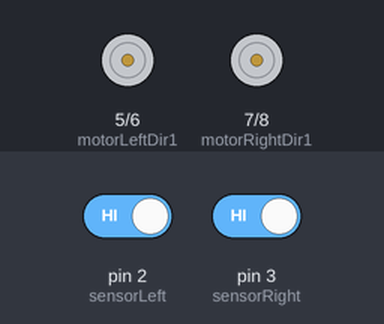
The sketch below on a simulated Arduino Uno, built with avr-gcc and run on an emulated ATmega328P. Shown: motor-driver pin pairs drawn as motors (green arrow = first pin HIGH = forward, orange = second pin HIGH = backward, longer = more drive, scaled by the enable pin). The inputs (shaded band) are chosen by the test bench; at power-on: pin 2 (sensorLeft) HIGH, pin 3 (sensorRight) HIGH. What the sketch prints to the serial monitor is not drawn.

Above: at 1.2 s.
1.3 s: pin 2 (sensorLeft) driven LOW
At 2.5 s:
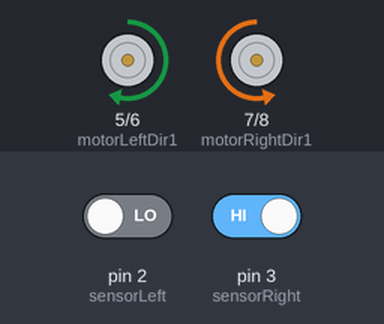
2.8 s: pin 3 (sensorRight) driven LOW
At 3.9 s:
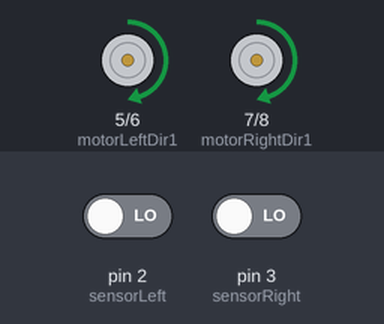
4.3 s: pin 2 (sensorLeft) driven HIGH
At 5.0 s:
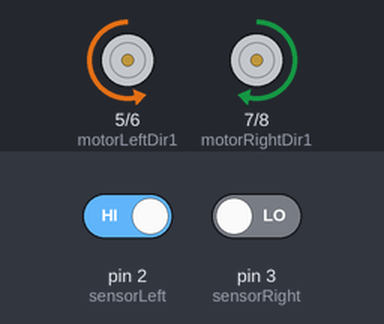
5.8 s: pin 3 (sensorRight) driven HIGH
At 6.1 s:
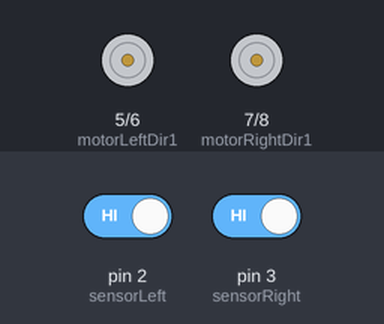
Timing chart, 0 to 8.3 s (numbered marks = the images above; inputs shaded):
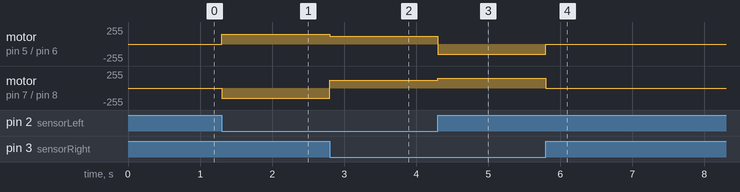

The sketch:

Line_Tracking.ino
```cpp
/*
  EDU.BOT - Basic Line Tracking Test
  หุ่นยนต์เดินตามเส้นสีดำ (ใช้เซ็นเซอร์ IR 2 ตัว ซ้าย-ขวา)
  ตรรกะ:
  - เจอเส้นดำค่าจะเป็น HIGH (1)
  - เจอพื้นขาวค่าจะเป็น LOW (0)
*/

// กำหนดขาเซ็นเซอร์เดินตามเส้น
const int sensorLeft = 2;  // เซ็นเซอร์ตัวซ้าย
const int sensorRight = 3; // เซ็นเซอร์ตัวขวา

// กำหนดขาควบคุมมอเตอร์ (เหมือนเดิม)
const int motorLeftDir1 = 5;  const int motorLeftDir2 = 6;  const int motorLeftSpeed = 9;
const int motorRightDir1 = 7; const int motorRightDir2 = 8; const int motorRightSpeed = 10;

// กำหนดความเร็ว (หุ่นยนต์เดินตามเส้นไม่ควรวิ่งเร็วเกินไป เพื่อให้เซ็นเซอร์อ่านทัน)
const int baseSpeed = 120;
const int turnSpeed = 150;

void setup() {
  pinMode(sensorLeft, INPUT);
  pinMode(sensorRight, INPUT);

  pinMode(motorLeftDir1, OUTPUT); pinMode(motorLeftDir2, OUTPUT); pinMode(motorLeftSpeed, OUTPUT);
  pinMode(motorRightDir1, OUTPUT); pinMode(motorRightDir2, OUTPUT); pinMode(motorRightSpeed, OUTPUT);

  Serial.begin(115200);
  Serial.println("EDU.BOT Line Tracking Ready!");
}

void loop() {
  // อ่านค่าจากเซ็นเซอร์
  int leftValue = digitalRead(sensorLeft);
  int rightValue = digitalRead(sensorRight);

  // เงื่อนไขการตัดสินใจ (Logic Process)
  if (leftValue == LOW && rightValue == LOW) {
    // เซ็นเซอร์ทั้งสองอยู่บนพื้นขาว -> เดินหน้าตรง
    moveForward(baseSpeed);
  }
  else if (leftValue == HIGH && rightValue == LOW) {
    // เซ็นเซอร์ซ้ายเจอเส้นดำ (หุ่นเริ่มเอียงขวา) -> เลี้ยวซ้ายเพื่อกลับเข้าเส้น
    turnLeft(turnSpeed);
  }
  else if (leftValue == LOW && rightValue == HIGH) {
    // เซ็นเซอร์ขวาเจอเส้นดำ (หุ่นเริ่มเอียงซ้าย) -> เลี้ยวขวาเพื่อกลับเข้าเส้น
    turnRight(turnSpeed);
  }
  else if (leftValue == HIGH && rightValue == HIGH) {
    // เจอเส้นดำทั้งสองฝั่ง (อาจจะเป็นทางแยก หรือเส้นหยุด) -> หยุด
    stopBot();
  }
}

// --- ฟังก์ชันควบคุมมอเตอร์แบบปรับความเร็วได้ ---
void moveForward(int speed) {
  analogWrite(motorLeftSpeed, speed); analogWrite(motorRightSpeed, speed);
  digitalWrite(motorLeftDir1, HIGH); digitalWrite(motorLeftDir2, LOW);
  digitalWrite(motorRightDir1, HIGH); digitalWrite(motorRightDir2, LOW);
}

void turnLeft(int speed) {
  analogWrite(motorLeftSpeed, speed); analogWrite(motorRightSpeed, speed);
  digitalWrite(motorLeftDir1, LOW); digitalWrite(motorLeftDir2, HIGH); // ล้อซ้ายถอย
  digitalWrite(motorRightDir1, HIGH); digitalWrite(motorRightDir2, LOW); // ล้อขวาเดินหน้า
}

void turnRight(int speed) {
  analogWrite(motorLeftSpeed, speed); analogWrite(motorRightSpeed, speed);
  digitalWrite(motorLeftDir1, HIGH); digitalWrite(motorLeftDir2, LOW); // ล้อซ้ายเดินหน้า
  digitalWrite(motorRightDir1, LOW); digitalWrite(motorRightDir2, HIGH); // ล้อขวาถอย
}

void stopBot() {
  digitalWrite(motorLeftDir1, LOW); digitalWrite(motorLeftDir2, LOW);
  digitalWrite(motorRightDir1, LOW); digitalWrite(motorRightDir2, LOW);
}
```

Measured:
- after the input at 1.3 s, motor on pin 5 (motorLeftDir1) / pin 6 (motorLeftDir2): stopped → forward 150/255 at once; motor on pin 7 (motorRightDir1) / pin 8 (motorRightDir2): stopped → backward 150/255 at once
- after the input at 2.8 s, motor on pin 5 (motorLeftDir1) / pin 6 (motorLeftDir2): forward 150/255 → forward 120/255 at once; motor on pin 7 (motorRightDir1) / pin 8 (motorRightDir2): backward 150/255 → forward 120/255 at once
- after the input at 4.3 s, motor on pin 5 (motorLeftDir1) / pin 6 (motorLeftDir2): forward 120/255 → backward 150/255 at once; motor on pin 7 (motorRightDir1) / pin 8 (motorRightDir2): forward 120/255 → forward 150/255 at once
- after the input at 5.8 s, motor on pin 5 (motorLeftDir1) / pin 6 (motorLeftDir2): backward 150/255 → stopped at once; motor on pin 7 (motorRightDir1) / pin 8 (motorRightDir2): forward 150/255 → stopped at once
